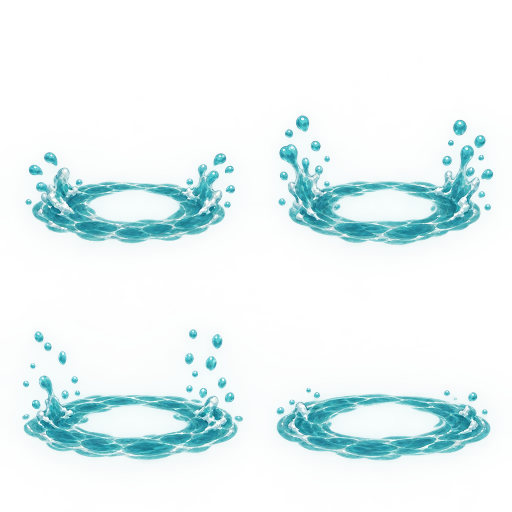
#> input picture asset/Originals/water/generated/wade-splash.png, 1024 x 1024 px (shown at 1/2 size)
$ python build-water-wake-sheet.py
#> lines starting #> are read from the running program, lines starting #| are printed output that depends on the picture
### scripts/lib/game_webp.py
"""Saves runtime images as WebP: small, with transparency kept exactly.

Every packed image under asset/ (not asset/Originals) ships as WebP. Colour is
lossy (quality 90) when that keeps the visible pixels at MIN_PSNR_DB or better;
small outlined icon sheets that fall below it (items, weapon icons, arrows) are
saved lossless instead. Transparency is always stored
lossless, and every save is decoded again to check the alpha channel is
identical. Phaser premultiplies alpha on upload, so the colour under fully
transparent pixels never shows and the encoder may drop it.

Use from a tool in scripts/<family>/:

    sys.path.insert(0, str(Path(__file__).resolve().parents[1] / 'lib'))
    from game_webp import save_game_webp
    save_game_webp(image, path)  # path ends in .webp
"""
from __future__ import annotations

import io
import math
from pathlib import Path

import numpy as np
from PIL import Image

QUALITY = 90
# Below this the lossy colour shift shows on small outlined icons (gems, keys,
# weapon icons) at close zoom; above it the difference is not visible in play.
MIN_PSNR_DB = 26.0


def _has_alpha(image: Image.Image) -> bool:
    return image.mode in ('RGBA', 'LA') or (image.mode == 'P' and 'transparency' in image.info)


def _visible_psnr(source: np.ndarray, decoded: np.ndarray, alpha: bool) -> float:
    if alpha:
        weight = source[..., 3:4] / 255.0
        error = float((((source[..., :3] - decoded[..., :3]) ** 2) * weight).sum()) / max(float(weight.sum()) * 3, 1.0)
    else:
        error = float(((source - decoded) ** 2).mean())
    return math.inf if error == 0 else 10 * math.log10(255 ** 2 / error)


def encode_game_webp(image: Image.Image) -> tuple[bytes, str, float]:
    """Returns (bytes, 'lossy' | 'lossless', visible PSNR of the lossy trial)."""
    alpha = _has_alpha(image)
    image = image.convert('RGBA' if alpha else 'RGB')
    source = np.asarray(image).astype(np.float64)
    lossy = io.BytesIO()
    image.save(lossy, 'WEBP', quality=QUALITY, alpha_quality=100, method=6)
    decoded = np.asarray(Image.open(io.BytesIO(lossy.getvalue())).convert(image.mode)).astype(np.float64)
    psnr = _visible_psnr(source, decoded, alpha)
    if psnr >= MIN_PSNR_DB and (not alpha or np.array_equal(source[..., 3], decoded[..., 3])):
        return lossy.getvalue(), 'lossy', psnr
    lossless = io.BytesIO()
    image.save(lossless, 'WEBP', lossless=True, quality=100, method=6)
    return lossless.getvalue(), 'lossless', psnr


def save_game_webp(image: Image.Image, path: str | Path) -> str:
    """Writes `image` to `path` (.webp) and returns 'lossy' or 'lossless'."""
    path = Path(path)
    if path.suffix.lower() != '.webp':
        raise ValueError(f'{path} must end in .webp')
    data, kind, _ = encode_game_webp(image)
    if _has_alpha(image):
        written = np.asarray(Image.open(io.BytesIO(data)).convert('RGBA'))[..., 3]
        if not np.array_equal(np.asarray(image.convert('RGBA'))[..., 3], written):
            raise RuntimeError(f'{path}: transparency changed in the WebP encode')
    path.parent.mkdir(parents=True, exist_ok=True)
    path.write_bytes(data)
    return kind

### scripts/art/build-water-wake-sheet.py
"""Packs the water wake sheet: what anyone walking or swimming in water shows at its feet.

Sources (asset/Originals/water/generated/, Magnific GPT 2.5, transparent, 2 x 2 grids of 512 px):
  wade-splash.png   4 frames: a low oval ring of shallow water with splashes kicked up at its ends
                    (rising, highest, falling, settled)
  swim-ripple.png   4 frames: calm rings around a swimmer that swell and fade (loops)

Each frame is aligned on its ring, not on its grid cell (the generator draws the rings at slightly
different places): the ring is the band of rows where the art is dense, and its centre goes to the
same point of every cell (ANCHOR). One scale per row puts the rings at RING_WIDTH art pixels across
(2 px per world unit: 60 units for the wading ring, 70 for the swimming ring, sized for the player
slime; other bodies scale it by their width).

Writes godot/asset/MAPS/water/<w>x<h>-tile_4x2-water-wake.webp: row 0 the wading splash, row 1 the
swim ripple, and prints the cell size and anchor that game/world/water_wake.gd uses.

  python scripts/art/build-water-wake-sheet.py
"""
import sys
from pathlib import Path

import numpy as np
from PIL import Image

ROOT = Path(__file__).resolve().parents[2]
sys.path.insert(0, str(ROOT / "scripts" / "lib"))
from game_webp import save_game_webp  # noqa: E402

SOURCES = ROOT / "asset" / "Originals" / "water" / "generated"
OUT = ROOT / "godot" / "asset" / "MAPS" / "water"
GRID_CELL = 512
FRAMES = 4
# Row name -> (source, ring width in art px).
ROWS = {
    "wade": ("wade-splash.png", 120),
    "swim": ("swim-ripple.png", 140),
}
# Cell size and where the ring's centre sits in it (art px); the splashes rise above the ring.
CELL = (224, 128)
ANCHOR = (112, 84)
# Alpha below this is generator haze, cleared.
ALPHA_FLOOR = 30
# Art fades out over this many source pixels at the grid cell's sides.
EDGE_FADE = 24.0
# A row of the ring band has at least this share of the frame's widest row opaque.
DENSE_SHARE = 0.35


def ring_box(alpha: np.ndarray) -> tuple[float, float, float]:
    """Centre x, centre y and width of the ring: the band of dense rows (splash droplets are sparse)."""
    solid = alpha > 40
    rows = solid.sum(axis=1)
    dense = np.nonzero(rows >= rows.max() * DENSE_SHARE)[0]
    band = solid[dense.min():dense.max() + 1]
    xs = np.nonzero(band.any(axis=0))[0]
    return (xs.min() + xs.max()) / 2.0, (dense.min() + dense.max()) / 2.0, float(xs.max() - xs.min())


def main() -> None:
    sheet = Image.new("RGBA", (CELL[0] * FRAMES, CELL[1] * len(ROWS)), (0, 0, 0, 0))
#> sheet: PIL image 896x256 RGBA; every value is 0
    for row, (name, (source, ring_width)) in enumerate(ROWS.items()):
        grid = Image.open(SOURCES / source).convert("RGBA")
#> grid is the input picture: PIL image 1024x1024 RGBA; mean R, G, B, A 88.6, 123.6, 126.4, 39
        frames = []
        for i in range(FRAMES):
            box = ((i % 2) * GRID_CELL, (i // 2) * GRID_CELL)
            frame = grid.crop((box[0], box[1], box[0] + GRID_CELL, box[1] + GRID_CELL))
            pixels = np.array(frame)
            pixels[..., 3][pixels[..., 3] < ALPHA_FLOOR] = 0
            # Fade the art out toward the grid cell's sides: a ring the generator drew against its
            # cell border would otherwise end in a straight cut.
            ramp = np.clip(np.minimum(np.arange(GRID_CELL), np.arange(GRID_CELL)[::-1]) / EDGE_FADE, 0.0, 1.0)
            pixels[..., 3] = (pixels[..., 3] * np.minimum.outer(ramp, ramp)).astype(np.uint8)
            frames.append(Image.fromarray(pixels))
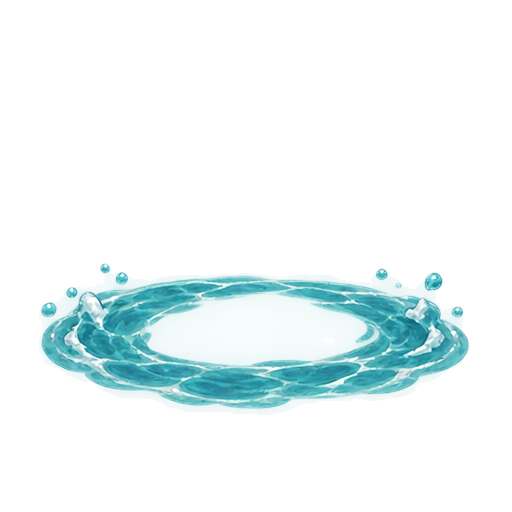
#> pixels: shape (512, 512, 4); mean R, G, B, A 95.9, 131.7, 134.7, 32.5; transparent parts drawn white
#> after the loop, frames = 4 items
        boxes = [ring_box(np.array(f)[..., 3]) for f in frames]
#> boxes = [(259.5, 421.5, 419), (259, 413, 430), (264.5, 337.5, 441), (254, 339, 428)]
        scale = ring_width / float(np.mean([b[2] for b in boxes]))
#> scale = 0.279
        clipped = 0
        for i, (frame, (cx, cy, _w)) in enumerate(zip(frames, boxes)):
            size = (round(GRID_CELL * scale), round(GRID_CELL * scale))
            small = frame.resize(size, Image.LANCZOS)
            at = (round(ANCHOR[0] - cx * scale), round(ANCHOR[1] - cy * scale))
            cell = Image.new("RGBA", CELL, (0, 0, 0, 0))
            cell.alpha_composite(small, dest=(max(at[0], 0), max(at[1], 0)),
                                 source=(max(-at[0], 0), max(-at[1], 0)))
            clipped += int(np.array(small)[..., 3].astype(np.int64).sum() - np.array(cell)[..., 3].astype(np.int64).sum())
            sheet.alpha_composite(cell, dest=(i * CELL[0], row * CELL[1]))
#> this loop made 4 passes
#> (cx, cy, _w, at) on passes 1 to 4: (259.5, 421.5, 419, (39, -34)), (259, 413, 430, (40, -31)), (264.5, 337.5, 441, (38, -10)), (254, 339, 428, (41, -11))
#> pass 1, in main, `small = frame.resize(size, Image.LANCZOS)`:
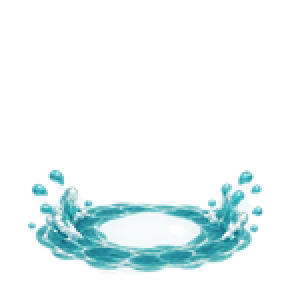
#> small: PIL image 143x143 RGBA (shown 2 times larger); mean R, G, B, A 23, 38, 39.4, 33.4; transparent parts drawn white
#> after the loop:
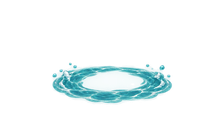
#> cell: PIL image 224x128 RGBA; mean R, G, B, A 17.3, 27.8, 28.7, 23.2; transparent parts drawn white
#> after the loop:
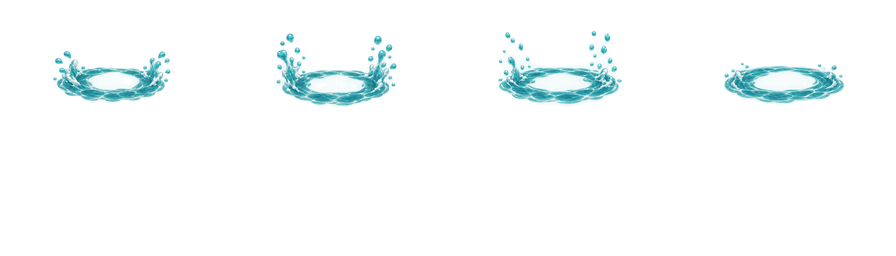
#> sheet: PIL image 896x256 RGBA; mean R, G, B, A 9.6, 15.6, 16.2, 12.8; transparent parts drawn white
#> after the loop:
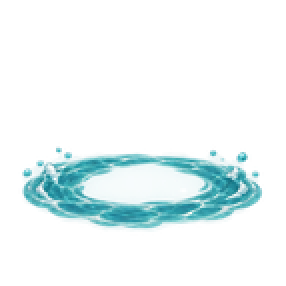
#> small: PIL image 143x143 RGBA (shown 2 times larger); mean R, G, B, A 24.3, 39, 40.3, 32.5; transparent parts drawn white
#> after the loop, clipped = 0
        print(f"{name}: scale {scale:.3f}, ring {ring_width} px, alpha clipped by the cell {clipped / 255:.0f} px")
#| wade: scale 0.279, ring 120 px, alpha clipped by the cell 0 px
#> pass 2 of the loop in main, `for row, (name, (source, ring_width)) in enumerate(ROWS.items()):`:
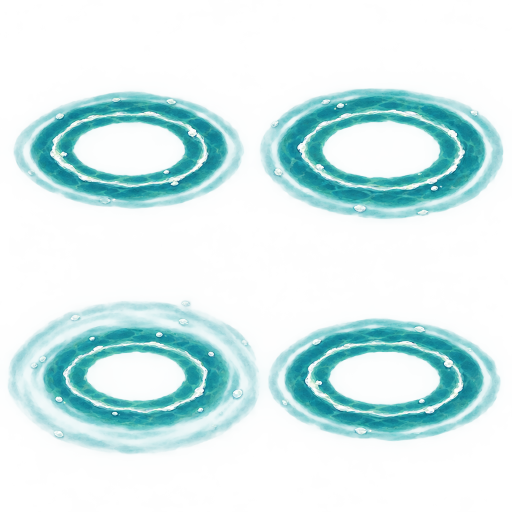
#> input picture asset/Originals/water/generated/swim-ripple.png, 1024 x 1024 px (shown at 1/2 size)
#> in main, grid is the input picture: PIL image 1024x1024 RGBA; mean R, G, B, A 76.2, 133.8, 136.4, 60.4
#> the loop in main, `for i in range(FRAMES):` made 4 passes
#> box on passes 1 to 4: (0, 0), (512, 0), (0, 512), (512, 512)
#> boxes = [(257, 301.5, 460), (252, 307, 484), (260.5, 241.5, 489), (256, 248.5, 464)]
#> scale = 0.295
#> the loop in main, `for i, (frame, (cx, cy, _w)) in enumerate(zip(frames, boxes)):` made 4 passes
#> (cx, cy, _w, at, clipped) on passes 1 to 4: (257, 301.5, 460, (36, -5), 0), (252, 307, 484, (38, -7), 0), (260.5, 241.5, 489, (35, 13), 5227), (256, 248.5, 464, (36, 11), 5227)
#> after the loop in main, `for i, (frame, (cx, cy, _w)) in enumerate(zip(frames, boxes)):`:
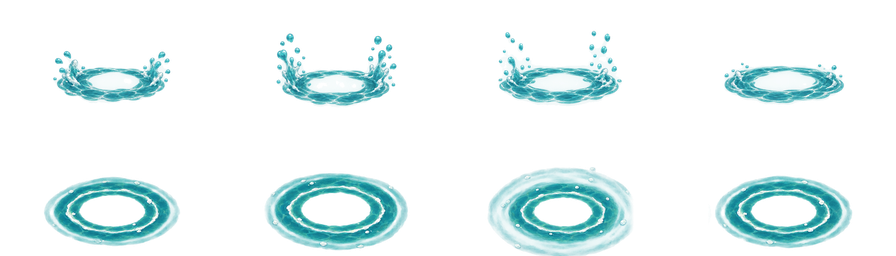
#> sheet: PIL image 896x256 RGBA; mean R, G, B, A 21.7, 39.8, 40.9, 36.3; transparent parts drawn white
#> after the loop in main, `for i, (frame, (cx, cy, _w)) in enumerate(zip(frames, boxes)):`:
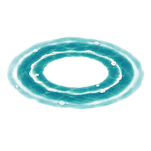
#> small: PIL image 151x151 RGBA; mean R, G, B, A 24.8, 53.5, 54.8, 55.3; transparent parts drawn white
#> after the loop in main, `for i, (frame, (cx, cy, _w)) in enumerate(zip(frames, boxes)):`: clipped = 5227
#| swim: scale 0.295, ring 140 px, alpha clipped by the cell 20 px
    path = OUT / f"{CELL[0]}x{CELL[1]}-tile_{FRAMES}x{len(ROWS)}-water-wake.webp"
    save_game_webp(sheet, path)
#> in encode_game_webp, `alpha = _has_alpha(image)`: alpha = True
#> in encode_game_webp, `source = np.asarray(image).astype(np.float64)`:
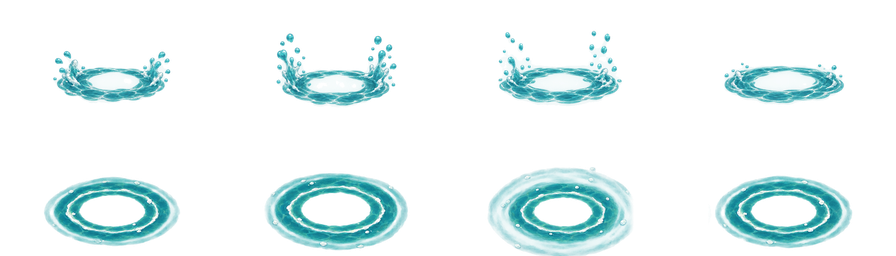
#> source: shape (256, 896, 4) float64; mean R, G, B, A 21.7, 39.8, 40.9, 36.3; transparent parts drawn white
#> in _visible_psnr, `weight = source[..., 3:4] / 255.0`:
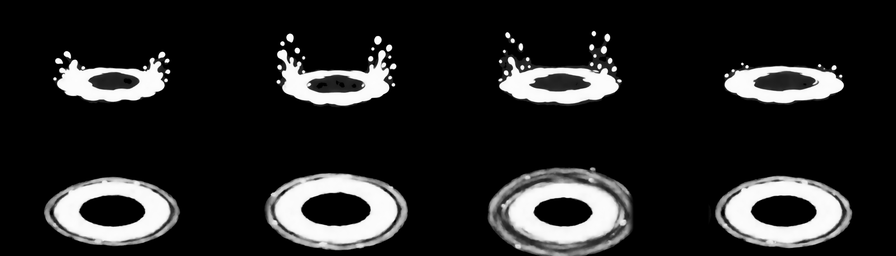
#> weight: shape (256, 896, 1) float64; min 0, max 1, mean 0.142
#> in _visible_psnr, `error = float((((source[..., :3] - decoded[..., :3]) ** 2) * weight).s..`: error = 55.97
#> in encode_game_webp, `psnr = _visible_psnr(source, decoded, alpha)`: psnr = 30.65
#> in save_game_webp, `data, kind, _ = encode_game_webp(image)`: kind = 'lossy'
    print(f"wrote {path.relative_to(ROOT)}: cell {CELL}, ring centre at {ANCHOR}")


if __name__ == "__main__":
    main()
